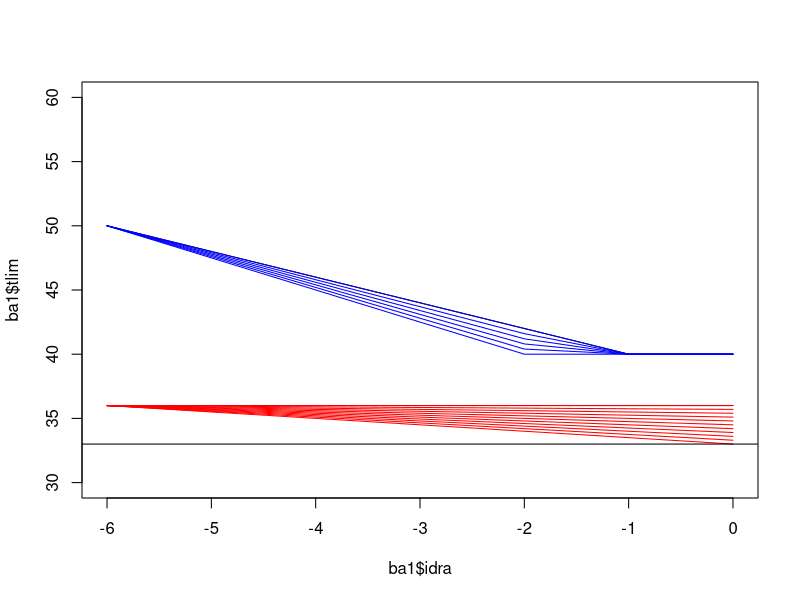
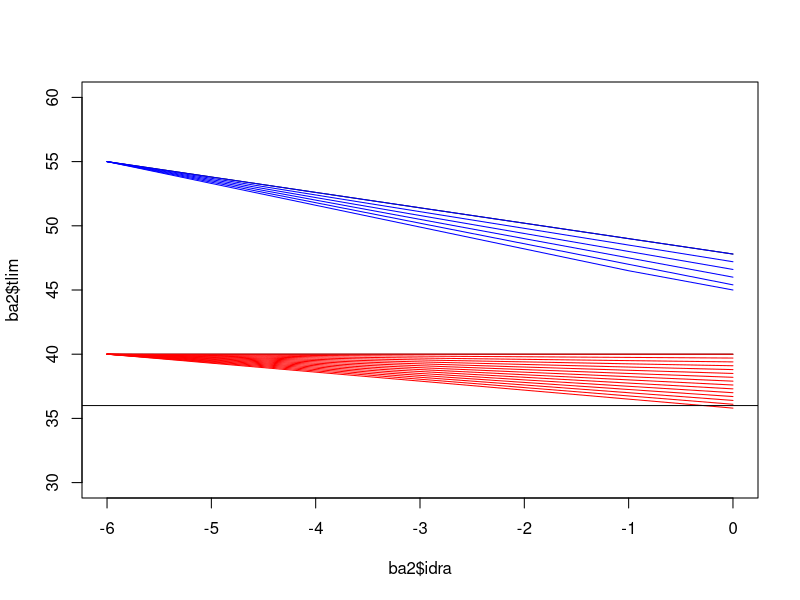
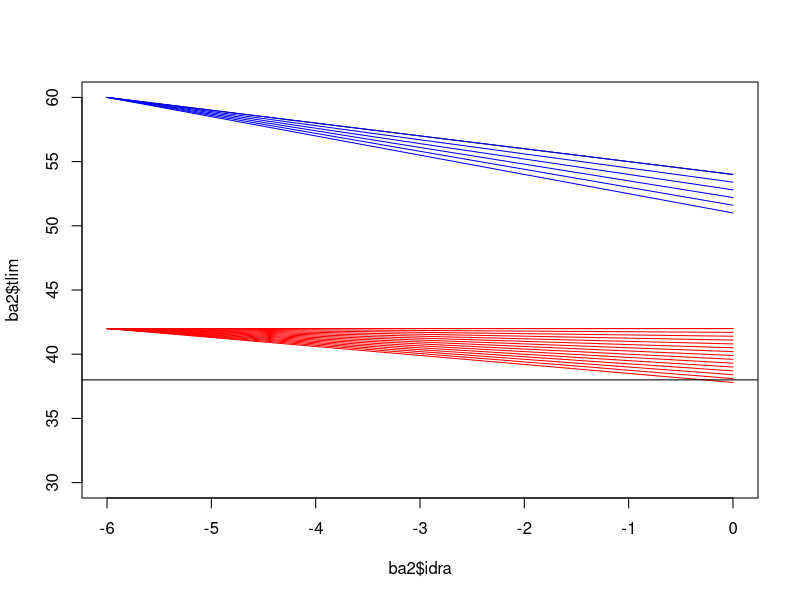
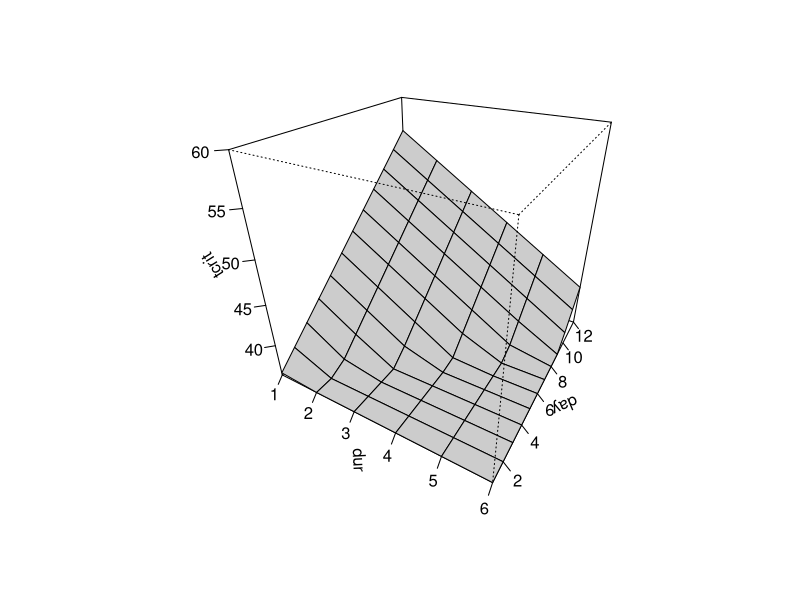
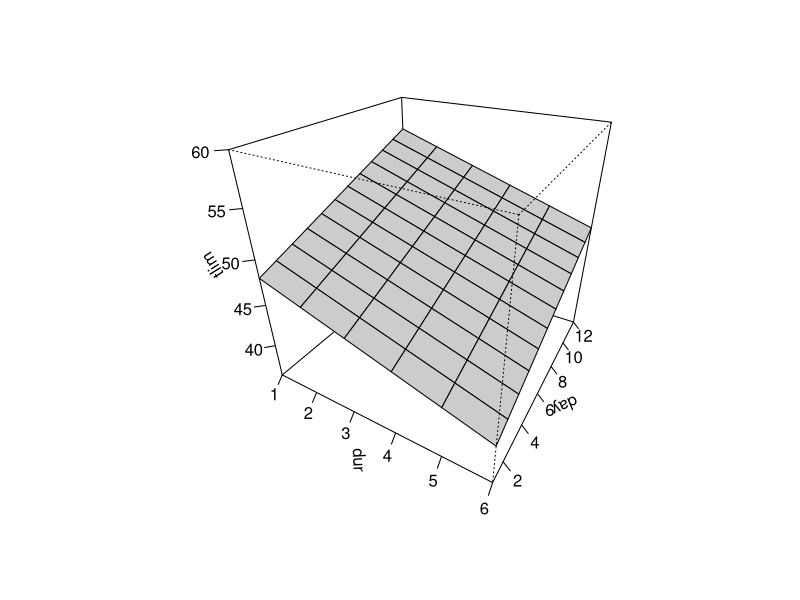
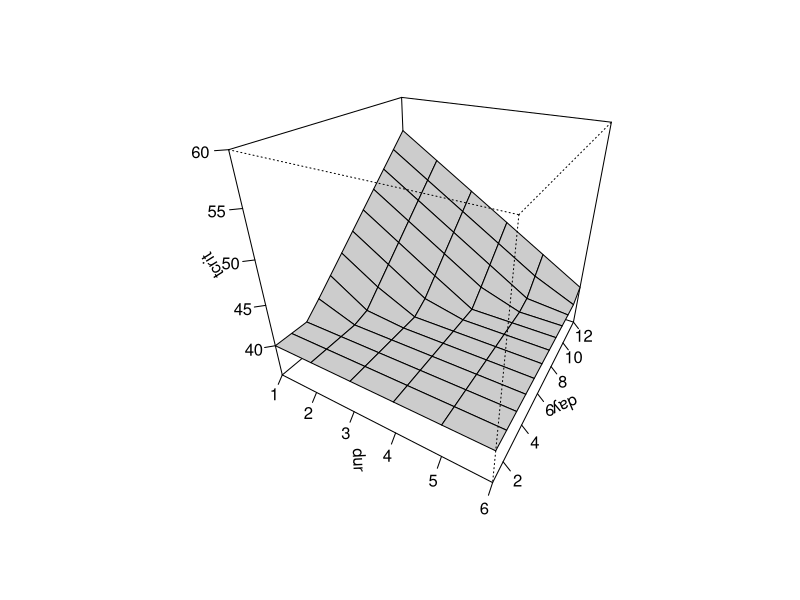
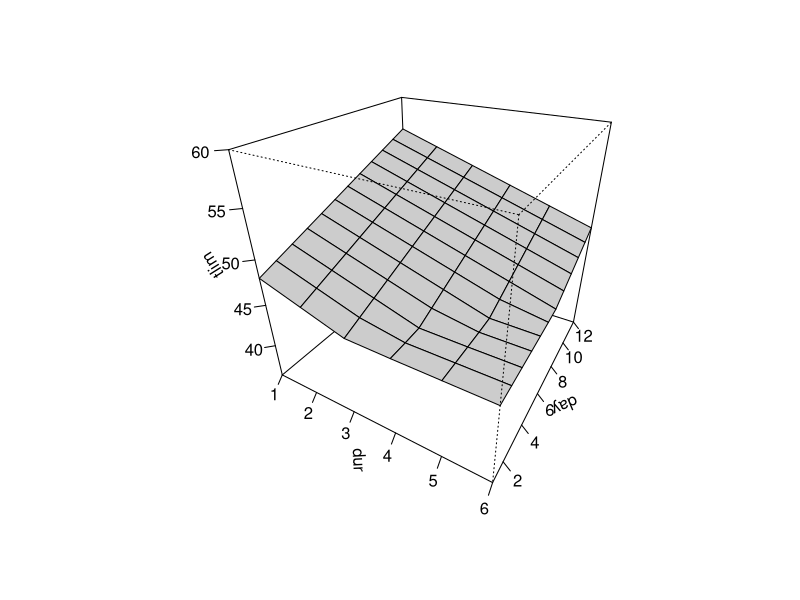
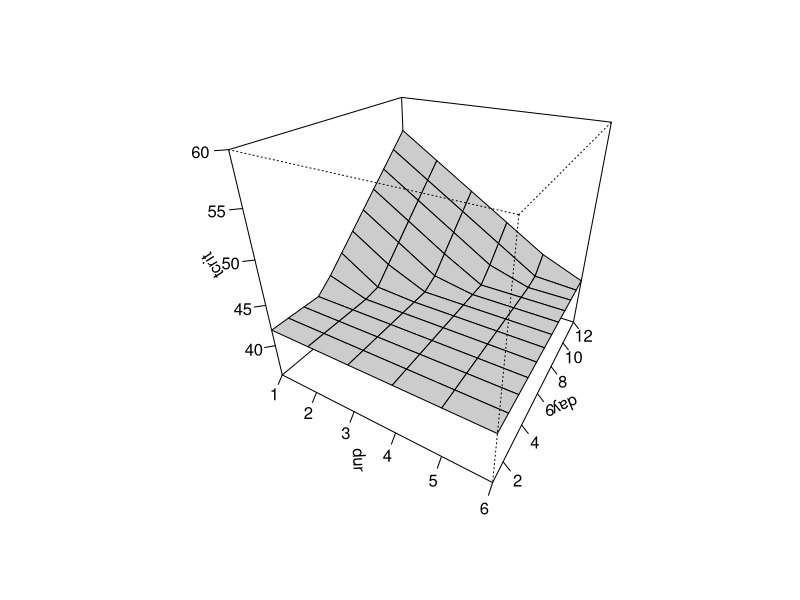

The R script that drew these images, in order:
#JRV
#UoL / CCAFS / CIAT
#Jan 2014

#testing of HTS parameter values for inclusion into maize model

tcrmin <- 35
tlimmin <- 40
tlint <- 50
tcslope <- 0.35
tlslope <- 3.0

idurmax <- 6
ibamax <- 6
iaamax <- 12

##############################################################################
## effect before anthesis
##############################################################################
calc_ba <- function(ibamax,tcrmin,tlimmin,tcslope,tlslope,tlint) {
  idapflwr <- 0
  tcrit <- c(); tlim <- c()
  for (idra in (idapflwr-ibamax):0) {
    #idra <- ((idapflwr-ibamax):0)[1]
    tcrit1 <- tcrmin + tcslope * (abs(idra) - ibamax)
    tcrit <- c(tcrit,tcrit1)
    
    tlim1 <- tlint + tlslope * (abs(idra) - ibamax)
    if (tlim1 <= tlimmin) {tlim1 <- tlimmin}
    tlim <- c(tlim,tlim1)
  }
  return(list(idra=((idapflwr-ibamax):0),tcrit=tcrit,tlim=tlim))
}

###
#ensemble of hts parameterisations before anthesis
###

#sensitive
ba1 <- calc_ba(ibamax=6,tcrmin=36,tlimmin=40,tcslope=0.0,tlslope=2,tlint=50)
plot(ba1$idra,ba1$tlim,ty="l",ylim=c(30,60))
for (i in seq(2,2.5,by=0.1)) {
  bax <- calc_ba(ibamax=6,tcrmin=36,tlimmin=40,tcslope=0.0,tlslope=i,tlint=50)
  lines(bax$idra,bax$tlim,col="blue")
}

ba1 <- calc_ba(ibamax=6,tcrmin=36,tlimmin=40,tcslope=0.0,tlslope=2,tlint=50)
lines(ba1$idra,ba1$tcrit,ty="l")
for (i in seq(0,0.5,by=0.05)) {
  bax <- calc_ba(ibamax=6,tcrmin=36,tlimmin=40,tcslope=i,tlslope=2,tlint=50)
  lines(bax$idra,bax$tcrit,col="red")
}
abline(h=33)


#moderately tolerant
ba2 <- calc_ba(ibamax=6,tcrmin=40,tlimmin=45,tcslope=0.0,tlslope=1.2,tlint=55)
plot(ba2$idra,ba2$tlim,ty="l",ylim=c(30,60))
for (i in seq(1.2,1.7,by=0.1)) {
  bax <- calc_ba(ibamax=6,tcrmin=40,tlimmin=45,tcslope=0.0,tlslope=i,tlint=55)
  lines(bax$idra,bax$tlim,col="blue")
}

ba2 <- calc_ba(ibamax=6,tcrmin=40,tlimmin=45,tcslope=0.0,tlslope=1.2,tlint=55)
lines(ba2$idra,ba2$tcrit)
for (i in seq(0,0.7,by=0.05)) {
  bax <- calc_ba(ibamax=6,tcrmin=40,tlimmin=45,tcslope=i,tlslope=1.2,tlint=55)
  lines(bax$idra,bax$tcrit,col="red")
}
abline(h=36)


#tolerant
ba2 <- calc_ba(ibamax=6,tcrmin=42,tlimmin=50,tcslope=0.0,tlslope=1,tlint=60)
plot(ba2$idra,ba2$tlim,ty="l",ylim=c(30,60))
for (i in seq(1,1.5,by=0.1)) {
  bax <- calc_ba(ibamax=6,tcrmin=42,tlimmin=50,tcslope=0.0,tlslope=i,tlint=60)
  lines(bax$idra,bax$tlim,col="blue")
}

ba3 <- calc_ba(ibamax=6,tcrmin=42,tlimmin=50,tcslope=0.0,tlslope=1,tlint=60)
lines(ba3$idra,ba3$tcrit)
for (i in seq(0,0.7,by=0.05)) {
  bax <- calc_ba(ibamax=6,tcrmin=42,tlimmin=50,tcslope=i,tlslope=1,tlint=60)
  lines(bax$idra,bax$tcrit,col="red")
}
abline(h=38)


##############################################################################
## effect after anthesis

calc_aa <- function(iaamax,idurmax,tcrmin,tlimmin) {
  idapflwr <- 0
  tcrit <- c(); tlim <- c()
  for (idra in (idapflwr+1):iaamax) {
    #idra <- (idapflwr:iaamax)[1]
    for (idur in 1:idurmax) {
      #idur <- 0
      tcrit1 <- 37.5 + 1.8 * abs(idra) - 3 * idur
      tcrit1 <- max(c(tcrit1,tcrmin))
      tcrit <- c(tcrit,tcrit1)
      
      tlim1 <- 48.8 + 0.75 * abs(idra) - 1.5 * idur
      if (tlim1 <= tlimmin) {tlim1 <- tlimmin}
      tlim <- c(tlim,tlim1)
    }
  }
  tmat <- expand.grid(idur=(1:idurmax),idra=((idapflwr+1):iaamax))
  tmat$tcrit <- tcrit
  tmat$tlim <- tlim
  return(tmat)
}

#sensitive
aa1 <- calc_aa(iaamax=12,idurmax=6,tcrmin=36,tlimmin=40)
imat1 <- matrix(aa1$tcrit,nrow=6,ncol=12,byrow=F)
x11()
persp(unique(aa1$idur),unique(aa1$idra),imat1,theta=30,phi=30,zlim=c(36,60),
      xlab="dur",ylab="day",zlab="tcrit",ticktype="detailed",col="grey 80")

imat2 <- matrix(aa1$tlim,nrow=6,ncol=12,byrow=F)
x11()
persp(unique(aa1$idur),unique(aa1$idra),imat2,theta=30,phi=30,zlim=c(36,60),
      xlab="dur",ylab="day",zlab="tlim",ticktype="detailed",col="grey 80")


#moderately tolerant
aa2 <- calc_aa(iaamax=12,idurmax=6,tcrmin=40,tlimmin=45)
imat1 <- matrix(aa2$tcrit,nrow=6,ncol=12,byrow=F)
x11()
persp(unique(aa2$idur),unique(aa2$idra),imat1,theta=30,phi=30,zlim=c(36,60),
      xlab="dur",ylab="day",zlab="tcrit",ticktype="detailed",col="grey 80")

imat2 <- matrix(aa2$tlim,nrow=6,ncol=12,byrow=F)
x11()
persp(unique(aa2$idur),unique(aa2$idra),imat2,theta=30,phi=30,zlim=c(36,60),
      xlab="dur",ylab="day",zlab="tlim",ticktype="detailed",col="grey 80")

#tolerant
aa3 <- calc_aa(iaamax=12,idurmax=6,tcrmin=42,tlimmin=50)
imat1 <- matrix(aa3$tcrit,nrow=6,ncol=12,byrow=F)
x11()
persp(unique(aa3$idur),unique(aa3$idra),imat1,theta=30,phi=30,zlim=c(36,60),
      xlab="dur",ylab="day",zlab="tcrit",ticktype="detailed",col="grey 80")

imat2 <- matrix(aa3$tlim,nrow=6,ncol=12,byrow=F)
x11()
persp(unique(aa3$idur),unique(aa3$idra),imat2,theta=30,phi=30,zlim=c(36,60),
      xlab="dur",ylab="day",zlab="tlim",ticktype="detailed",col="grey 80")


